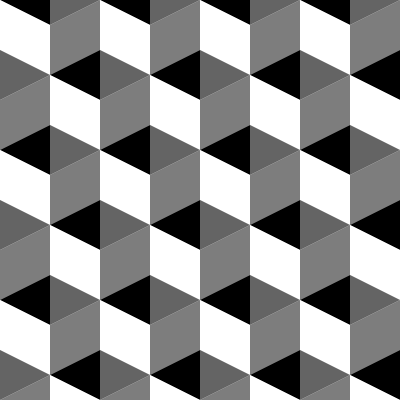
Frame 1 (no input)
Frame 60 (no input): identical to frame 1, image omitted
Frame 120 (the mouse pressed at the canvas centre since frame 60): identical to frame 1, image omitted

The p5.js sketch that drew this single still picture (run headless with seeded random() and noise() and a simulated clock; from frame 60 on, the mouse is pressed at the canvas centre):

// p5.js sketch
// ── sketch.js
function setup() {
  createCanvas(400, 400);
}

function draw() {
strokeWeight(0)
background(220);
   fill(0);
   beginShape();
   vertex(0,0);
   vertex(50,-25);
   vertex(50,0);
   vertex(50,25);
   endShape(CLOSE);


   fill(255);
   beginShape();
   vertex(0,0);
   vertex(50,25);
   vertex(50,75);
   vertex(0,50);
   endShape(CLOSE);


   fill(100);
   beginShape();
   vertex(0,50);
   vertex(50,75);
   vertex(0,100);
   endShape(CLOSE);


   fill(125);
   beginShape();
   vertex(0,100);
   vertex(50,75);
   vertex(50,125);
   vertex(0,150);
   endShape(CLOSE);


   fill(0);
   beginShape();
   vertex(0,150);
   vertex(50,125);
   vertex(50,150);
   vertex(50,175);
   endShape(CLOSE);


   fill(255);
   beginShape();
   vertex(0,150);
   vertex(50,175);
   vertex(50,225);
   vertex(0,200);
   endShape(CLOSE);


   fill(100);
   beginShape();
   vertex(0,200);
   vertex(50,225);
   vertex(0,250);
   endShape(CLOSE);


   fill(125);
   beginShape();
   vertex(0,250);
   vertex(50,225);
   vertex(50,275);
   vertex(0,300);
   endShape(CLOSE);


   fill(0);
   beginShape();
   vertex(0,300);
   vertex(50,275);
   vertex(50,300);
   vertex(50,325);
   endShape(CLOSE);


   fill(255);
   beginShape();
   vertex(0,300);
   vertex(50,325);
   vertex(50,375);
   vertex(0,350);
   endShape(CLOSE);


   fill(100);
   beginShape();
   vertex(0,350);
   vertex(50,375);
   vertex(0,400);
   endShape(CLOSE);


   fill(125);
   beginShape();
   vertex(0,400);
   vertex(50,375);
   vertex(50,425);
   vertex(0,450);
   endShape(CLOSE);


   fill(100);
   beginShape();
   vertex(50,-25);
   vertex(100,0);
   vertex(50,25);
   endShape(CLOSE);


   fill(125);
   beginShape();
   vertex(50,25);
   vertex(100,0);
   vertex(100,50);
   vertex(50,75);
   endShape(CLOSE);


   fill(0);
   beginShape();
   vertex(50,75);
   vertex(100,50);
   vertex(100,100);
   endShape(CLOSE);


   fill(255);
   beginShape();
   vertex(50,75);
   vertex(100,100);
   vertex(100,150);
   vertex(50,125);
   endShape(CLOSE);


   fill(100);
   beginShape();
   vertex(50,125);
   vertex(100,150);
   vertex(50,175);
   endShape(CLOSE);


   fill(125);
   beginShape();
   vertex(50,175);
   vertex(100,150);
   vertex(100,200);
   vertex(50,225);
   endShape(CLOSE);


   fill(0);
   beginShape();
   vertex(50,225);
   vertex(100,200);
   vertex(100,250);
   endShape(CLOSE);


   fill(255);
   beginShape();
   vertex(50,225);
   vertex(100,250);
   vertex(100,300);
   vertex(50,275);
   endShape(CLOSE);


   fill(100);
   beginShape();
   vertex(50,275);
   vertex(100,300);
   vertex(50,325);
   endShape(CLOSE);


   fill(125);
   beginShape();
   vertex(50,325);
   vertex(100,300);
   vertex(100,350);
   vertex(50,375);
   endShape(CLOSE);


   fill(0);
   beginShape();
   vertex(50,375);
   vertex(100,350);
   vertex(100,400);
   endShape(CLOSE);


   fill(255);
   beginShape();
   vertex(50,375);
   vertex(100,400);
   vertex(100,450);
   vertex(50,425);
   endShape(CLOSE);


   fill(0);
   beginShape();
   vertex(100,0);
   vertex(150,-25);
   vertex(150,0);
   vertex(150,25);
   endShape(CLOSE);


   fill(255);
   beginShape();
   vertex(100,0);
   vertex(150,25);
   vertex(150,75);
   vertex(100,50);
   endShape(CLOSE);


   fill(100);
   beginShape();
   vertex(100,50);
   vertex(150,75);
   vertex(100,100);
   endShape(CLOSE);


   fill(125);
   beginShape();
   vertex(100,100);
   vertex(150,75);
   vertex(150,125);
   vertex(100,150);
   endShape(CLOSE);


   fill(0);
   beginShape();
   vertex(100,150);
   vertex(150,125);
   vertex(150,150);
   vertex(150,175);
   endShape(CLOSE);


   fill(255);
   beginShape();
   vertex(100,150);
   vertex(150,175);
   vertex(150,225);
   vertex(100,200);
   endShape(CLOSE);


   fill(100);
   beginShape();
   vertex(100,200);
   vertex(150,225);
   vertex(100,250);
   endShape(CLOSE);


   fill(125);
   beginShape();
   vertex(100,250);
   vertex(150,225);
   vertex(150,275);
   vertex(100,300);
   endShape(CLOSE);


   fill(0);
   beginShape();
   vertex(100,300);
   vertex(150,275);
   vertex(150,300);
   vertex(150,325);
   endShape(CLOSE);


   fill(255);
   beginShape();
   vertex(100,300);
   vertex(150,325);
   vertex(150,375);
   vertex(100,350);
   endShape(CLOSE);


   fill(100);
   beginShape();
   vertex(100,350);
   vertex(150,375);
   vertex(100,400);
   endShape(CLOSE);


   fill(125);
   beginShape();
   vertex(100,400);
   vertex(150,375);
   vertex(150,425);
   vertex(100,450);
   endShape(CLOSE);


   fill(100);
   beginShape();
   vertex(150,-25);
   vertex(200,0);
   vertex(150,25);
   endShape(CLOSE);


   fill(125);
   beginShape();
   vertex(150,25);
   vertex(200,0);
   vertex(200,50);
   vertex(150,75);
   endShape(CLOSE);


   fill(0);
   beginShape();
   vertex(150,75);
   vertex(200,50);
   vertex(200,100);
   endShape(CLOSE);


   fill(255);
   beginShape();
   vertex(150,75);
   vertex(200,100);
   vertex(200,150);
   vertex(150,125);
   endShape(CLOSE);


   fill(100);
   beginShape();
   vertex(150,125);
   vertex(200,150);
   vertex(150,175);
   endShape(CLOSE);


   fill(125);
   beginShape();
   vertex(150,175);
   vertex(200,150);
   vertex(200,200);
   vertex(150,225);
   endShape(CLOSE);


   fill(0);
   beginShape();
   vertex(150,225);
   vertex(200,200);
   vertex(200,250);
   endShape(CLOSE);


   fill(255);
   beginShape();
   vertex(150,225);
   vertex(200,250);
   vertex(200,300);
   vertex(150,275);
   endShape(CLOSE);


   fill(100);
   beginShape();
   vertex(150,275);
   vertex(200,300);
   vertex(150,325);
   endShape(CLOSE);


   fill(125);
   beginShape();
   vertex(150,325);
   vertex(200,300);
   vertex(200,350);
   vertex(150,375);
   endShape(CLOSE);


   fill(0);
   beginShape();
   vertex(150,375);
   vertex(200,350);
   vertex(200,400);
   endShape(CLOSE);


   fill(255);
   beginShape();
   vertex(150,375);
   vertex(200,400);
   vertex(200,450);
   vertex(150,425);
   endShape(CLOSE);


   fill(0);
   beginShape();
   vertex(200,0);
   vertex(250,-25);
   vertex(250,0);
   vertex(250,25);
   endShape(CLOSE);


   fill(255);
   beginShape();
   vertex(200,0);
   vertex(250,25);
   vertex(250,75);
   vertex(200,50);
   endShape(CLOSE);


   fill(100);
   beginShape();
   vertex(200,50);
   vertex(250,75);
   vertex(200,100);
   endShape(CLOSE);


   fill(125);
   beginShape();
   vertex(200,100);
   vertex(250,75);
   vertex(250,125);
   vertex(200,150);
   endShape(CLOSE);


   fill(0);
   beginShape();
   vertex(200,150);
   vertex(250,125);
   vertex(250,150);
   vertex(250,175);
   endShape(CLOSE);


   fill(255);
   beginShape();
   vertex(200,150);
   vertex(250,175);
   vertex(250,225);
   vertex(200,200);
   endShape(CLOSE);


   fill(100);
   beginShape();
   vertex(200,200);
   vertex(250,225);
   vertex(200,250);
   endShape(CLOSE);


   fill(125);
   beginShape();
   vertex(200,250);
   vertex(250,225);
   vertex(250,275);
   vertex(200,300);
   endShape(CLOSE);


   fill(0);
   beginShape();
   vertex(200,300);
   vertex(250,275);
   vertex(250,300);
   vertex(250,325);
   endShape(CLOSE);


   fill(255);
   beginShape();
   vertex(200,300);
   vertex(250,325);
   vertex(250,375);
   vertex(200,350);
   endShape(CLOSE);


   fill(100);
   beginShape();
   vertex(200,350);
   vertex(250,375);
   vertex(200,400);
   endShape(CLOSE);


   fill(125);
   beginShape();
   vertex(200,400);
   vertex(250,375);
   vertex(250,425);
   vertex(200,450);
   endShape(CLOSE);


   fill(100);
   beginShape();
   vertex(250,-25);
   vertex(300,0);
   vertex(250,25);
   endShape(CLOSE);


   fill(125);
   beginShape();
   vertex(250,25);
   vertex(300,0);
   vertex(300,50);
   vertex(250,75);
   endShape(CLOSE);


   fill(0);
   beginShape();
   vertex(250,75);
   vertex(300,50);
   vertex(300,100);
   endShape(CLOSE);


   fill(255);
   beginShape();
   vertex(250,75);
   vertex(300,100);
   vertex(300,150);
   vertex(250,125);
   endShape(CLOSE);


   fill(100);
   beginShape();
   vertex(250,125);
   vertex(300,150);
   vertex(250,175);
   endShape(CLOSE);


   fill(125);
   beginShape();
   vertex(250,175);
   vertex(300,150);
   vertex(300,200);
   vertex(250,225);
   endShape(CLOSE);


   fill(0);
   beginShape();
   vertex(250,225);
   vertex(300,200);
   vertex(300,250);
   endShape(CLOSE);


   fill(255);
   beginShape();
   vertex(250,225);
   vertex(300,250);
   vertex(300,300);
   vertex(250,275);
   endShape(CLOSE);


   fill(100);
   beginShape();
   vertex(250,275);
   vertex(300,300);
   vertex(250,325);
   endShape(CLOSE);


   fill(125);
   beginShape();
   vertex(250,325);
   vertex(300,300);
   vertex(300,350);
   vertex(250,375);
   endShape(CLOSE);


   fill(0);
   beginShape();
   vertex(250,375);
   vertex(300,350);
   vertex(300,400);
   endShape(CLOSE);


   fill(255);
   beginShape();
   vertex(250,375);
   vertex(300,400);
   vertex(300,450);
   vertex(250,425);
   endShape(CLOSE);


   fill(0);
   beginShape();
   vertex(300,0);
   vertex(350,-25);
   vertex(350,0);
   vertex(350,25);
   endShape(CLOSE);


   fill(255);
   beginShape();
   vertex(300,0);
   vertex(350,25);
   vertex(350,75);
   vertex(300,50);
   endShape(CLOSE);


   fill(100);
   beginShape();
   vertex(300,50);
   vertex(350,75);
   vertex(300,100);
   endShape(CLOSE);


   fill(125);
   beginShape();
   vertex(300,100);
   vertex(350,75);
   vertex(350,125);
   vertex(300,150);
   endShape(CLOSE);


   fill(0);
   beginShape();
   vertex(300,150);
   vertex(350,125);
   vertex(350,150);
   vertex(350,175);
   endShape(CLOSE);


   fill(255);
   beginShape();
   vertex(300,150);
   vertex(350,175);
   vertex(350,225);
   vertex(300,200);
   endShape(CLOSE);


   fill(100);
   beginShape();
   vertex(300,200);
   vertex(350,225);
   vertex(300,250);
   endShape(CLOSE);


   fill(125);
   beginShape();
   vertex(300,250);
   vertex(350,225);
   vertex(350,275);
   vertex(300,300);
   endShape(CLOSE);


   fill(0);
   beginShape();
   vertex(300,300);
   vertex(350,275);
   vertex(350,300);
   vertex(350,325);
   endShape(CLOSE);


   fill(255);
   beginShape();
   vertex(300,300);
   vertex(350,325);
   vertex(350,375);
   vertex(300,350);
   endShape(CLOSE);


   fill(100);
   beginShape();
   vertex(300,350);
   vertex(350,375);
   vertex(300,400);
   endShape(CLOSE);


   fill(125);
   beginShape();
   vertex(300,400);
   vertex(350,375);
   vertex(350,425);
   vertex(300,450);
   endShape(CLOSE);


   fill(100);
   beginShape();
   vertex(350,-25);
   vertex(400,0);
   vertex(350,25);
   endShape(CLOSE);


   fill(125);
   beginShape();
   vertex(350,25);
   vertex(400,0);
   vertex(400,50);
   vertex(350,75);
   endShape(CLOSE);


   fill(0);
   beginShape();
   vertex(350,75);
   vertex(400,50);
   vertex(400,100);
   endShape(CLOSE);


   fill(255);
   beginShape();
   vertex(350,75);
   vertex(400,100);
   vertex(400,150);
   vertex(350,125);
   endShape(CLOSE);


   fill(100);
   beginShape();
   vertex(350,125);
   vertex(400,150);
   vertex(350,175);
   endShape(CLOSE);


   fill(125);
   beginShape();
   vertex(350,175);
   vertex(400,150);
   vertex(400,200);
   vertex(350,225);
   endShape(CLOSE);


   fill(0);
   beginShape();
   vertex(350,225);
   vertex(400,200);
   vertex(400,250);
   endShape(CLOSE);


   fill(255);
   beginShape();
   vertex(350,225);
   vertex(400,250);
   vertex(400,300);
   vertex(350,275);
   endShape(CLOSE);


   fill(100);
   beginShape();
   vertex(350,275);
   vertex(400,300);
   vertex(350,325);
   endShape(CLOSE);


   fill(125);
   beginShape();
   vertex(350,325);
   vertex(400,300);
   vertex(400,350);
   vertex(350,375);
   endShape(CLOSE);


   fill(0);
   beginShape();
   vertex(350,375);
   vertex(400,350);
   vertex(400,400);
   endShape(CLOSE);


   fill(255);
   beginShape();
   vertex(350,375);
   vertex(400,400);
   vertex(400,450);
   vertex(350,425);
   endShape(CLOSE);


   fill(0);
   beginShape();
   vertex(400,0);
   vertex(450,-25);
   vertex(450,0);
   vertex(450,25);
   endShape(CLOSE);


   fill(255);
   beginShape();
   vertex(400,0);
   vertex(450,25);
   vertex(450,75);
   vertex(400,50);
   endShape(CLOSE);


   fill(100);
   beginShape();
   vertex(400,50);
   vertex(450,75);
   vertex(400,100);
   endShape(CLOSE);


   fill(125);
   beginShape();
   vertex(400,100);
   vertex(450,75);
   vertex(450,125);
   vertex(400,150);
   endShape(CLOSE);


   fill(0);
   beginShape();
   vertex(400,150);
   vertex(450,125);
   vertex(450,150);
   vertex(450,175);
   endShape(CLOSE);


   fill(255);
   beginShape();
   vertex(400,150);
   vertex(450,175);
   vertex(450,225);
   vertex(400,200);
   endShape(CLOSE);


   fill(100);
   beginShape();
   vertex(400,200);
   vertex(450,225);
   vertex(400,250);
   endShape(CLOSE);


   fill(125);
   beginShape();
   vertex(400,250);
   vertex(450,225);
   vertex(450,275);
   vertex(400,300);
   endShape(CLOSE);


   fill(0);
   beginShape();
   vertex(400,300);
   vertex(450,275);
   vertex(450,300);
   vertex(450,325);
   endShape(CLOSE);


   fill(255);
   beginShape();
   vertex(400,300);
   vertex(450,325);
   vertex(450,375);
   vertex(400,350);
   endShape(CLOSE);


   fill(100);
   beginShape();
   vertex(400,350);
   vertex(450,375);
   vertex(400,400);
   endShape(CLOSE);


   fill(125);
   beginShape();
   vertex(400,400);
   vertex(450,375);
   vertex(450,425);
   vertex(400,450);
   endShape(CLOSE);


   fill(100);
   beginShape();
   vertex(450,-25);
   vertex(500,0);
   vertex(450,25);
   endShape(CLOSE);


   fill(125);
   beginShape();
   vertex(450,25);
   vertex(500,0);
   vertex(500,50);
   vertex(450,75);
   endShape(CLOSE);


   fill(0);
   beginShape();
   vertex(450,75);
   vertex(500,50);
   vertex(500,100);
   endShape(CLOSE);


   fill(255);
   beginShape();
   vertex(450,75);
   vertex(500,100);
   vertex(500,150);
   vertex(450,125);
   endShape(CLOSE);


   fill(100);
   beginShape();
   vertex(450,125);
   vertex(500,150);
   vertex(450,175);
   endShape(CLOSE);


   fill(125);
   beginShape();
   vertex(450,175);
   vertex(500,150);
   vertex(500,200);
   vertex(450,225);
   endShape(CLOSE);


   fill(0);
   beginShape();
   vertex(450,225);
   vertex(500,200);
   vertex(500,250);
   endShape(CLOSE);


   fill(255);
   beginShape();
   vertex(450,225);
   vertex(500,250);
   vertex(500,300);
   vertex(450,275);
   endShape(CLOSE);


   fill(100);
   beginShape();
   vertex(450,275);
   vertex(500,300);
   vertex(450,325);
   endShape(CLOSE);


   fill(125);
   beginShape();
   vertex(450,325);
   vertex(500,300);
   vertex(500,350);
   vertex(450,375);
   endShape(CLOSE);


   fill(0);
   beginShape();
   vertex(450,375);
   vertex(500,350);
   vertex(500,400);
   endShape(CLOSE);


   fill(255);
   beginShape();
   vertex(450,375);
   vertex(500,400);
   vertex(500,450);
   vertex(450,425);
   endShape(CLOSE);


}
